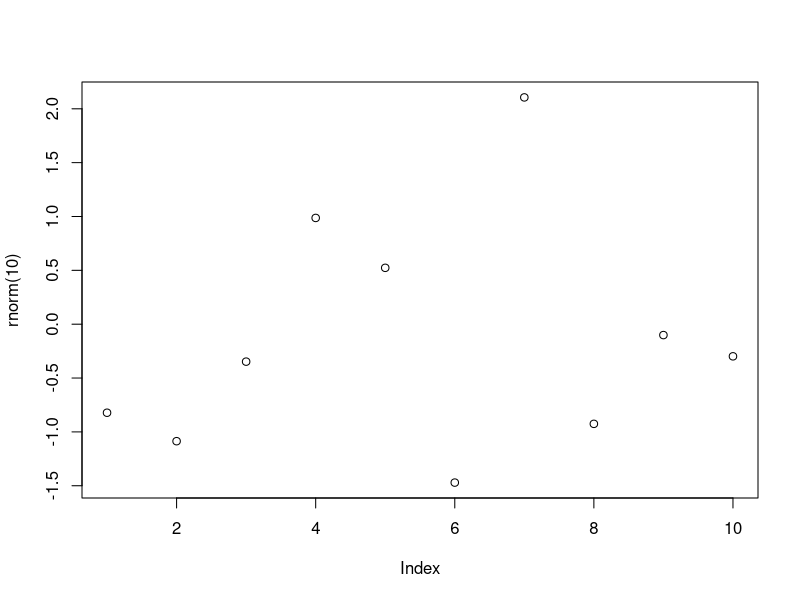

This chart was generated by the following R code: (Note: this script raises an error after producing the figure.)
# Funcoes

# Help
?sample
args(sample)
args(mean)
args(sd)


# Funcoes Built-in
abs(-43)
sum(c(1:5))
mean(c(1:5))
round(c(1.1:5.8))
rev(c(1:5))
seq(1:5)
sort(rev(c(1:5)))
append(c(1:5), 6)

vec1 <- c(1.5, 2.5, 8.4, 3.7, 6.3)
vec2 <- rev(vec1)
vec2

# Funcoes dentro de funcoes
plot(rnorm(10))
mean(c(abs(vec1), abs(vec2)))


# Criando funcoes
myfunc <- function(x) { x + x }
myfunc(10)
class(myfunc)

myfunc2 <- function(a, b) {
  valor = a ^ b
  print(valor)
}
myfunc2(3, 2)

jogando_dados <- function() {
  num <- sample(1:6, size = 1) #Local
  num
}

jogando_dados()


# Escopo
print(num)
num <- c(1:6)
num #Global


# Funcoes sem numero definido de argumentos
vec1 <- (10:13)
vec2 <- c("a", "b", "c", "d")
vec3 <- c(6.5, 9.2, 11.9, 5.1)

myfunc3 <- function(...){
  df = data.frame(cbind(...))
  print(df)
}

myfunc3(vec1)

myfunc3(vec2, vec3)

myfunc3(vec1, vec2, vec3)


# Funcoes Built-in - Nao tente recriar a roda
# Comparação de eficiência entre função vetorizada e funcao "vetorizada no R"

x <- 1:1000000 

# funcao que calcula a raiz quadrada de cada elemento de um vetor de numeros
meu_sqrt <- function(numeros) {
  resp <- numeric(length(numeros))
  for(i in seq_along(numeros)) {
    resp[i] <- sqrt(numeros[i])
  }
  return(resp)
}


system.time(x2a <- meu_sqrt(x))

system.time(x2b <- sqrt(x))

identical(x2a, x2b)


